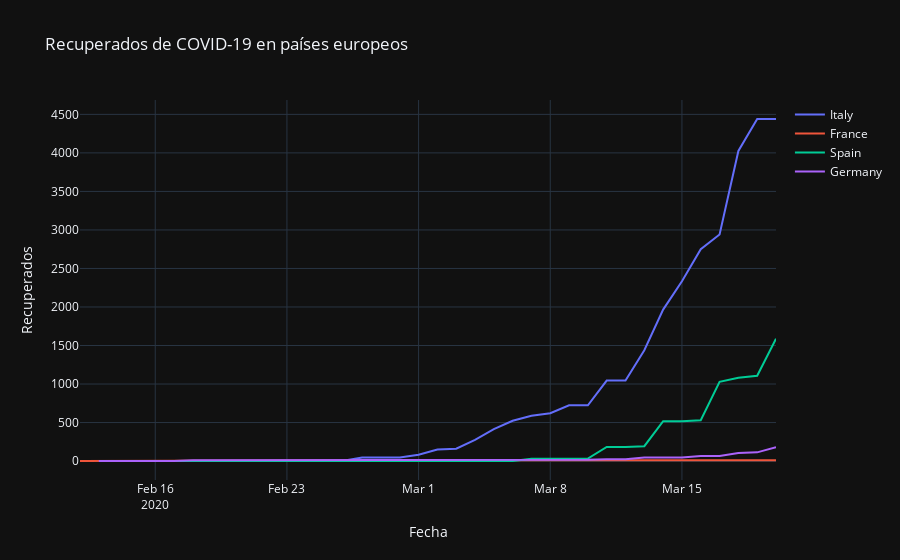

The code cell stored with this chart in its notebook:
### Code cell
fig = go.Figure()
for country in european_countrys:
    dates_country, values_country = get_series(country, 'country', df_recovered)
    fig.add_trace(go.Scatter(x=dates_country, y=values_country, name=country))
fig.update_layout(
    title='Recuperados de COVID-19 en países europeos',
    xaxis_title='Fecha',
    yaxis_title='Recuperados',
    template='plotly_dark'
)
py.offline.iplot(fig)

### Figure 1 — Plotly figure (JSON) as saved in the notebook; plotly's stock layout.template omitted (floating-point values rounded to 4 significant figures)
{"data": [{"name": "Italy", "type": "scatter", "x": ["2020-02-22", "2020-02-23", "2020-02-24", "2020-02-25", "2020-02-26", "2020-02-27", "2020-02-28", "2020-02-29", "2020-03-01", "2020-03-02", "2020-03-03", "2020-03-04", "2020-03-05", "2020-03-06", "2020-03-07", "2020-03-08", "2020-03-09", "2020-03-10", "2020-03-11", "2020-03-12", "2020-03-13", "2020-03-14", "2020-03-15", "2020-03-16", "2020-03-17", "2020-03-18", "2020-03-19", "2020-03-20"], "y": [1, 2, 1, 1, 3, 45, 46, 46, 83, 149, 160, 276, 414, 523, 589, 622, 724, 724, 1045, 1045, 1439, 1966, 2335, 2749, 2941, 4025, 4440, 4440]}, {"name": "France", "type": "scatter", "x": ["2020-02-12", "2020-02-13", "2020-02-14", "2020-02-15", "2020-02-16", "2020-02-17", "2020-02-18", "2020-02-19", "2020-02-20", "2020-02-21", "2020-02-22", "2020-02-23", "2020-02-24", "2020-02-25", "2020-02-26", "2020-02-27", "2020-02-28", "2020-02-29", "2020-03-01", "2020-03-02", "2020-03-03", "2020-03-04", "2020-03-05", "2020-03-06", "2020-03-07", "2020-03-08", "2020-03-09", "2020-03-10", "2020-03-11", "2020-03-12", "2020-03-13", "2020-03-14", "2020-03-15", "2020-03-16", "2020-03-17", "2020-03-18", "2020-03-19", "2020-03-20"], "y": [2, 2, 2, 4, 4, 4, 4, 4, 4, 4, 4, 4, 4, 11, 11, 11, 11, 12, 12, 12, 12, 12, 12, 12, 12, 12, 12, 12, 12, 12, 12, 12, 12, 12, 12, 12, 12, 12]}, {"name": "Spain", "type": "scatter", "x": ["2020-02-15", "2020-02-16", "2020-02-17", "2020-02-18", "2020-02-19", "2020-02-20", "2020-02-21", "2020-02-22", "2020-02-23", "2020-02-24", "2020-02-25", "2020-02-26", "2020-02-27", "2020-02-28", "2020-02-29", "2020-03-01", "2020-03-02", "2020-03-03", "2020-03-04", "2020-03-05", "2020-03-06", "2020-03-07", "2020-03-08", "2020-03-09", "2020-03-10", "2020-03-11", "2020-03-12", "2020-03-13", "2020-03-14", "2020-03-15", "2020-03-16", "2020-03-17", "2020-03-18", "2020-03-19", "2020-03-20"], "y": [2, 2, 2, 2, 2, 2, 2, 2, 2, 2, 2, 2, 2, 2, 2, 2, 2, 2, 2, 2, 2, 30, 30, 32, 32, 183, 183, 193, 517, 517, 530, 1028, 1081, 1107, 1588]}, {"name": "Germany", "type": "scatter", "x": ["2020-02-13", "2020-02-14", "2020-02-15", "2020-02-16", "2020-02-17", "2020-02-18", "2020-02-19", "2020-02-20", "2020-02-21", "2020-02-22", "2020-02-23", "2020-02-24", "2020-02-25", "2020-02-26", "2020-02-27", "2020-02-28", "2020-02-29", "2020-03-01", "2020-03-02", "2020-03-03", "2020-03-04", "2020-03-05", "2020-03-06", "2020-03-07", "2020-03-08", "2020-03-09", "2020-03-10", "2020-03-11", "2020-03-12", "2020-03-13", "2020-03-14", "2020-03-15", "2020-03-16", "2020-03-17", "2020-03-18", "2020-03-19", "2020-03-20"], "y": [1, 1, 1, 1, 1, 12, 12, 12, 14, 14, 14, 14, 14, 15, 16, 16, 16, 16, 16, 16, 16, 16, 17, 18, 18, 18, 18, 25, 25, 46, 46, 46, 67, 67, 105, 113, 180]}], "layout": {"autosize": true, "title": {"text": "Recuperados de COVID-19 en países europeos"}, "xaxis": {"autorange": true, "range": ["2020-02-12", "2020-03-20"], "title": {"text": "Fecha"}, "type": "date"}, "yaxis": {"autorange": true, "range": [-245.6, 4687.0], "title": {"text": "Recuperados"}, "type": "linear"}}}
